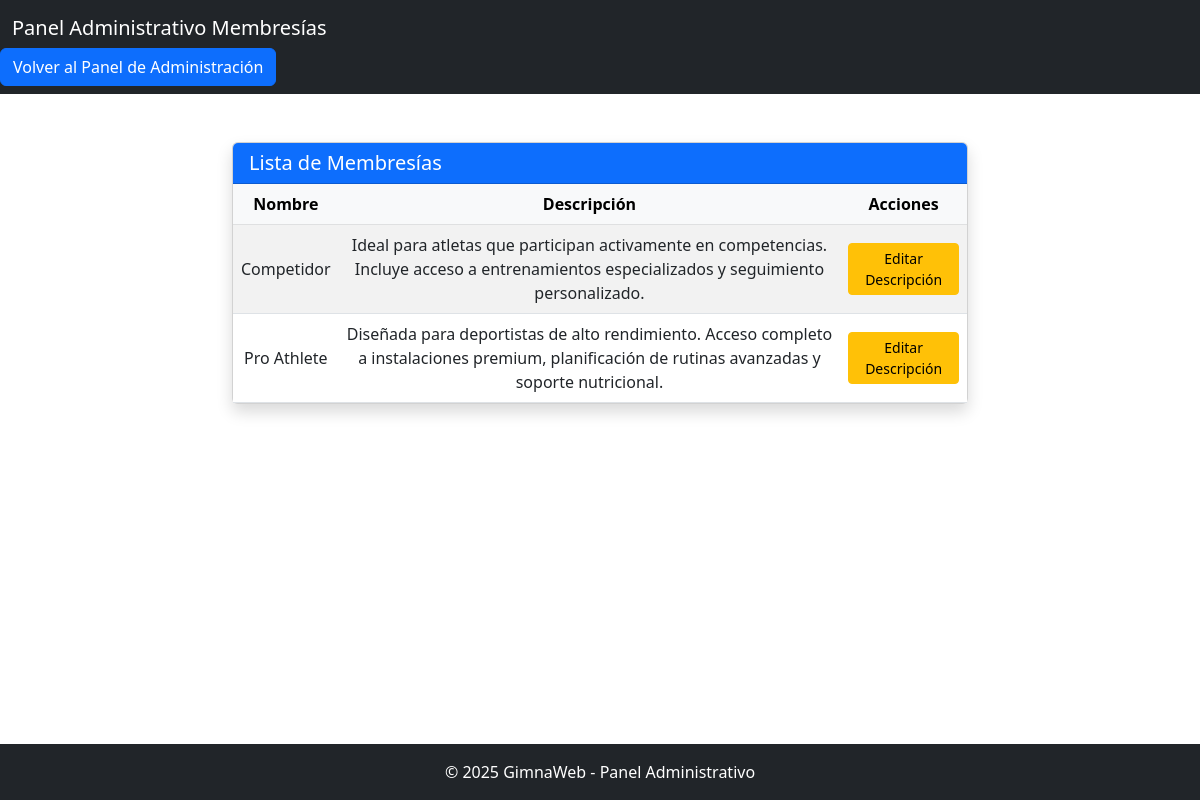
Screenshot of /panel_membresias/ with the database file from the repository.
### main_app/models.py (models this page shows, shortened)
class Membresia(models.Model):
    nombre = models.CharField(max_length=100)
    descripcion = models.TextField()
    precio = models.DecimalField(max_digits=10, decimal_places=2)
    duracion_dias = models.PositiveIntegerField()

### main_app/views.py (the view, shortened to what this page needs)
# urls.py: path('panel_membresias/', views.admin_panel_membresias, name='panel_membresias'),
def admin_panel_membresias(request):
    membresias = Membresia.objects.all()
    return render(request, 'main_app/admin_panel_membresias.html', {
        'membresias': membresias
    })

### main_app/templates/main_app/admin_panel_membresias.html (shortened to what this page needs)
{% load static %}
<!DOCTYPE html>
<html lang="es">
<head>
    <link href="https://cdn.jsdelivr.net/npm/bootstrap@5.3.0/dist/css/bootstrap.min.css" rel="stylesheet">
    <link rel="stylesheet" href="{% static 'css/style_admin.css' %}">
</head>
<body class="registro-body">
<nav class="navbar navbar-dark bg-dark">
    <div class="container-fluid">
        <a class="navbar-brand" href="#">Panel Administrativo Membresías</a>
    </div>
    <a href="{% url 'menu_admin' %}">
        <button type="button" class="btn btn-primary">Volver al Panel de Administración</button>
    </a>
</nav>
<main class="flex-grow-1">
<div class="container mt-5">
    <div class="row justify-content-center">
        <div class="col-md-8">
            <div class="card shadow">
                <div class="card-header bg-primary text-white">
                    <h5 class="mb-0">Lista de Membresías</h5>
                </div>
                <div class="card-body p-0">
                    <div class="table-responsive">
                        <table class="table table-striped mb-0 align-middle text-center">
                            <thead class="table-light">
                                <tr>
                                    <th>Nombre</th>
                                    <th>Descripción</th>
                                    <th>Acciones</th>
                                </tr>
                            </thead>
                            <tbody>
                                {% for membresia in membresias %}
                                    <tr>
                                        <td>{{ membresia.nombre }}</td>
                                        <td>{{ membresia.descripcion }}</td>
                                        <td>
                                            {% if membresia.nombre == "Competidor" or membresia.nombre == "Pro Athlete" %}
                                                <a href="?editar={{ membresia.id }}" class="btn btn-sm btn-warning">Editar Descripción</a>
                                            {% else %}
                                                <span class="text-muted">No editable</span>
                                            {% endif %}
                                        </td>
                                    </tr>
                                {% empty %}
                                    <tr>
                                        <td colspan="3">No hay membresías registradas.</td>
                                    </tr>
                                {% endfor %}
                            </tbody>
                        </table>
                    </div>
                </div>
            </div>
        </div>
    </div>
</div>
</main>
<footer class="mt-5 text-center text-white bg-dark py-3">
    &copy; 2025 GimnaWeb - Panel Administrativo
</footer>
</body>
</html>

### main_app/static/css/style_admin.css (style rules this page uses)
html, body { height: 100%; margin: 0; display: flex; flex-direction: column; }
main { flex: 1; }

### rows the page displays
Membresia: nombre "Competidor", descripcion "Ideal para atletas que participan activamente en competencias. Incluye acceso a entrenamientos especializados y seguimiento personalizado."
Membresia: nombre "Pro Athlete", descripcion "Diseñada para deportistas de alto rendimiento. Acceso completo a instalaciones premium, planificación de rutinas avanzadas y soporte nutricional."
